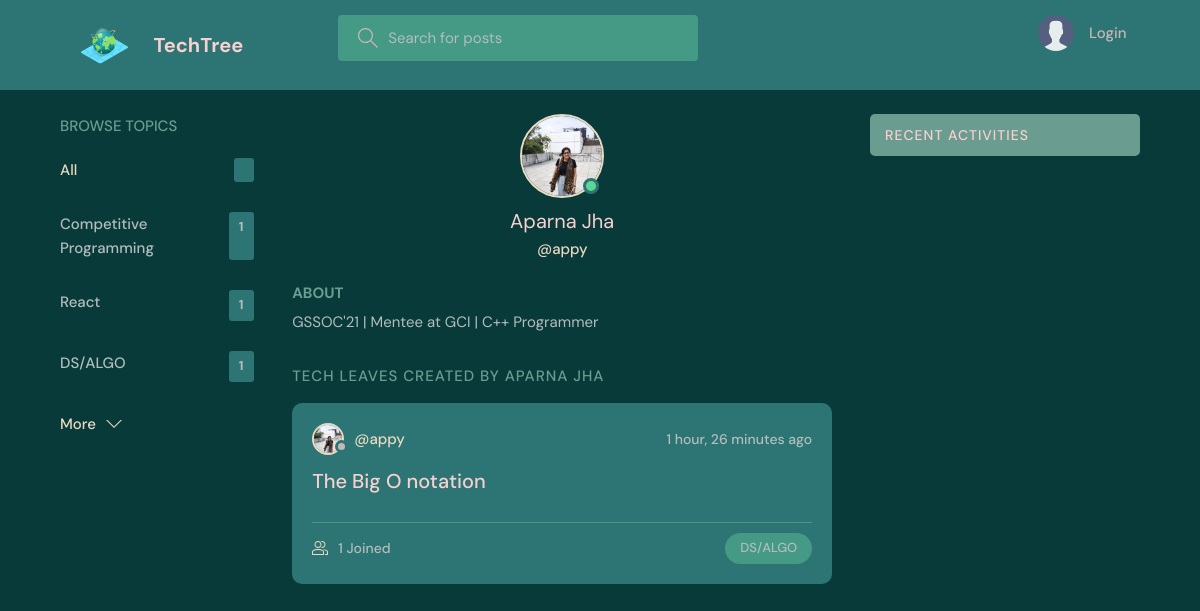
Before: /profile/4/ with the older database file.
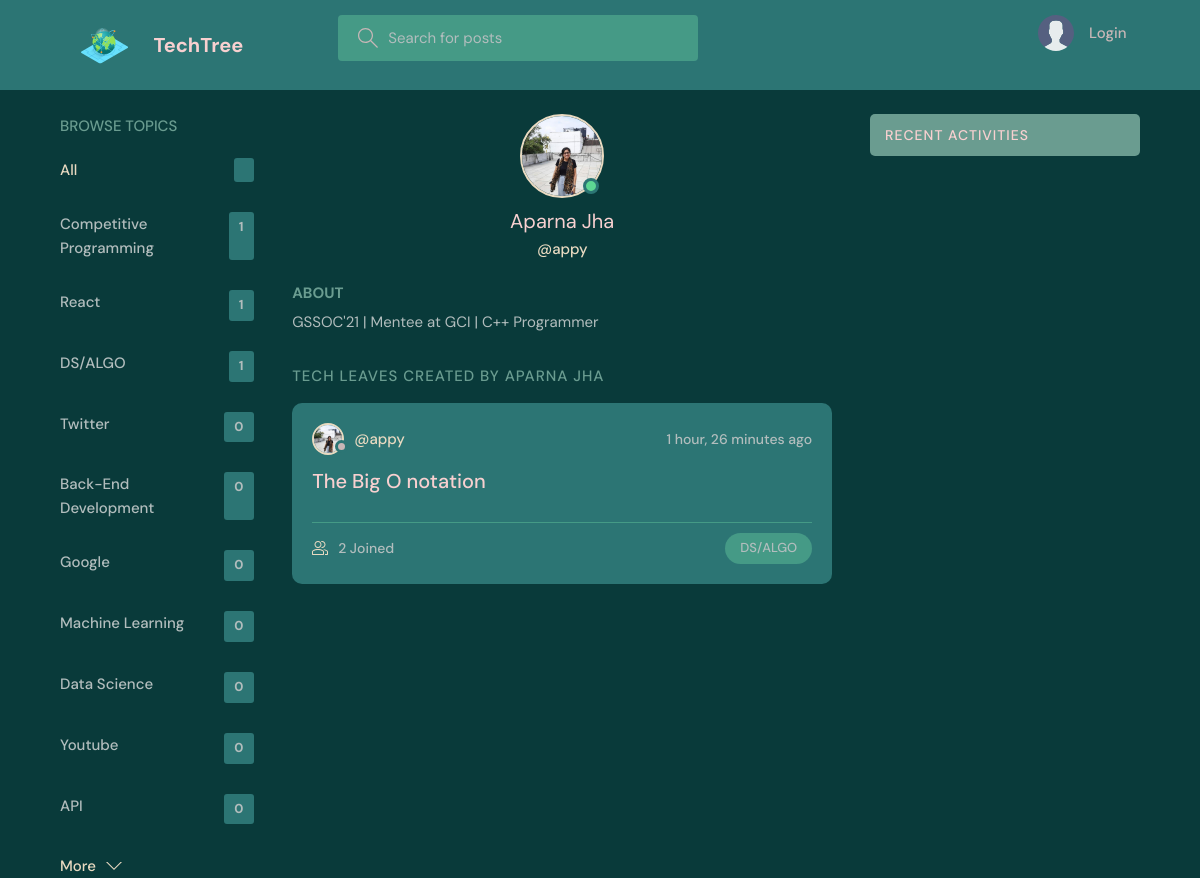
After: the same page with the newer database file.
### base/models.py (models this page shows, shortened)
class Topic(models.Model):
    name = models.CharField(max_length=200)

class User(AbstractUser):
    name = models.CharField(max_length=200, null=True)
    email = models.EmailField(unique=True, null=True)
    bio = models.TextField(null=True)
    avatar = models.ImageField(null=True, default="avatar.svg")
    USERNAME_FIELD = 'email'
    REQUIRED_FIELDS = ['username']

class Room(models.Model):
    host = models.ForeignKey(User, on_delete=models.SET_NULL, null=True)
    topic = models.ForeignKey(Topic, on_delete=models.SET_NULL, null=True)
    name = models.CharField(max_length=200)
    description = models.TextField(null=True, blank=True)
    participants = models.ManyToManyField(
        User, related_name='participants', blank=True)
    updated = models.DateTimeField(auto_now=True)
    created = models.DateTimeField(auto_now_add=True)
    class Meta:
        ordering = ['-updated', '-created']

### base/views.py (the view)
# urls.py: path('profile/<str:pk>/', views.userProfile, name="user-profile"),
def userProfile(request, pk):
    user = User.objects.get(id=pk)
    rooms = user.room_set.all()
    room_messages = user.message_set.all()
    topics = Topic.objects.all()
    context = {'user': user, 'rooms': rooms,
               'room_messages': room_messages, 'topics': topics}
    return render(request, 'base/profile.html', context)

### base/templates/base/profile.html (shortened to what this page needs)
{% extends 'main.html' %}
{% block content %}
<main class="profile-page layout layout--3">
  <div class="container">
    {% include 'base/topics_component.html' %}
    <div class="roomList">
      <div class="profile">
        <div class="profile__avatar">
          <div class="avatar avatar--large active">
            <img src="{{user.avatar.url}}" />
          </div>
        </div>
        <div class="profile__info">
          <h3>{{user.name}}</h3>
          <p>@{{user.username}}</p>
        </div>
        <div class="profile__about">
          <h3>About</h3>
          <p>
            {{user.bio}}
          </p>
        </div>
      </div>
      <div class="roomList__header">
        <div>
          <h2>Tech Leaves Created by {{user.name}}</a>
          </h2>
        </div>
      </div>
      {% include 'base/feed_component.html' %}
    </div>
    {% include 'base/activity_component.html' %}
  </div>
</main>
{% endblock content %}

### templates/main.html (shortened to what this page needs)
<!DOCTYPE html>
{% load static %}
<html lang="en">
<head>
    <link rel="stylesheet" href="{% static 'styles/style.css' %}" />
</head>
<body>
    {% include 'navbar.html' %}
    {% block content %}
    {% endblock %}
</body>
</html>

### templates/navbar.html (shortened to what this page needs)
{% load static %}
<header class="header header--loggedIn">
    <div class="container">
        <a href="{% url 'home' %}" class="header__logo">
            <img src="{% static 'images/world.svg' %}"/>
            <h1>TechTree</h1>
        </a>
        <form class="header__search" method="GET" action="{% url 'home' %}">
            <label>
                <input name="q" placeholder="Search for posts" />
            </label>
        </form>
        <nav class="header__menu">
            {% if request.user.is_authenticated %}
            <div class="header__user">
                <a href="{% url 'update-user' %}">
                    <div class="avatar avatar--medium active">
                        <img src="{{request.user.avatar.url}}" />
                    </div>
                    <p>{{request.user.name}} <span>@{{request.user.username}}</span></p>
                </a>
                <button class="dropdown-button">
                    <svg version="1.1" xmlns="http://www.w3.org/2000/svg" width="32" height="32" viewBox="0 0 32 32">
                        <title>chevron-down</title>
                        <path d="M16 21l-13-13h-3l16 16 16-16h-3l-13 13z"></path>
                    </svg>
                </button>
            </div>
            {% else %}
            <a href="{% url 'login' %}">
                <img src="{% static 'images/avatar.svg' %}" />
                <p>Login</p>
            </a>
            {% endif %}
        </nav>
    </div>
</header>

### base/templates/base/topics_component.html
<div class="topics">
    <div class="topics__header">
        <h2>Browse Topics</h2>
    </div>
    <ul class="topics__list">
        <li>
            <a href="{% url 'home' %}" class="active">All <span>{{leaf_counts}}</span></a>
        </li>
        {% for topic in topics %}
        <li>
            <a href="{% url 'home' %}?q={{topic.name}}">{{topic.name}}<span>{{topic.room_set.all.count}}</span></a>
        </li>
        {% endfor %}
    </ul>
    <a class="btn btn--link" href="{% url 'topics' %}">
        More
        <svg version="1.1" xmlns="http://www.w3.org/2000/svg" width="32" height="32" viewBox="0 0 32 32">
            <title>chevron-down</title>
            <path d="M16 21l-13-13h-3l16 16 16-16h-3l-13 13z"></path>
        </svg>
    </a>
</div>

### base/templates/base/feed_component.html (shortened to what this page needs)
{% for room in rooms %}
<div class="roomListRoom">
    <div class="roomListRoom__header">
        <a href="{% url 'user-profile' room.host.id %}" class="roomListRoom__author">
            <div class="avatar avatar--small">
                <img src="{{room.host.avatar.url}}" />
            </div>
            <span>@{{room.host.username}}</span>
        </a>
        <div class="roomListRoom__actions">
            <span>{{room.created|timesince}} ago</span>
        </div>
    </div>
    <div class="roomListRoom__content">
        <a href="{% url 'room' room.id %}">{{room.name}}</a>
    </div>
    <div class="roomListRoom__meta">
        <a href="{% url 'room' room.id %}" class="roomListRoom__joined">
            {{room.participants.all.count}} Joined
        </a>
        <p class="roomListRoom__topic">{{room.topic.name}}</p>
    </div>
</div>
{% endfor %}

### base/templates/base/activity_component.html (shortened to what this page needs)
<div class="activities">
    <div class="activities__header">
        <h2>Recent Activities</h2>
    </div>
</div>

Changed rows visible on the page:
added Topic: name "Twitter", room_set.all.count "0"
added Topic: name "Back-End Development", room_set.all.count "0"
added Topic: name "Google", room_set.all.count "0"
added Topic: name "Machine Learning", room_set.all.count "0"
added Topic: name "Data Science", room_set.all.count "0"
added Topic: name "Youtube", room_set.all.count "0"
added Topic: name "API", room_set.all.count "0"
computed for Room "The Big O notation": participants.all.count "1" → "2"
